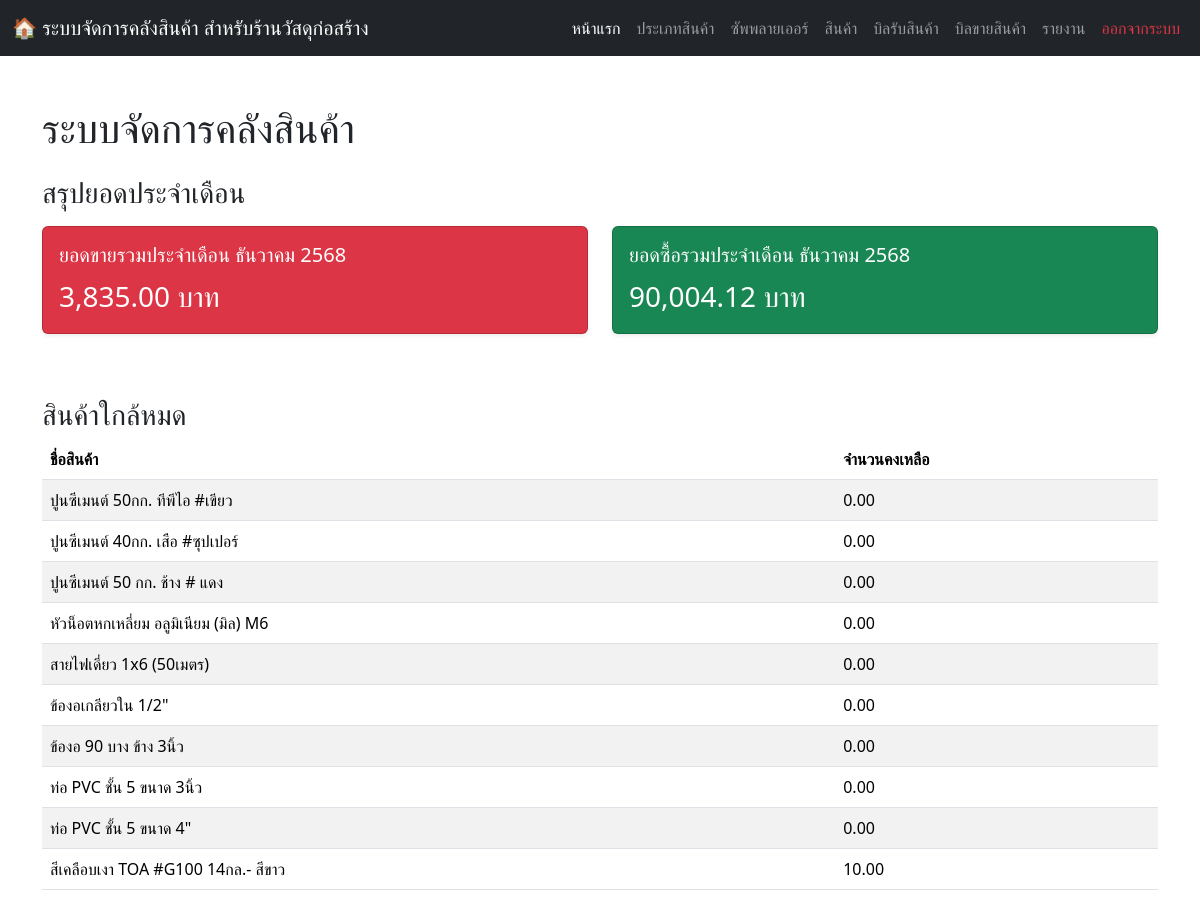
The app's page /homepage.php (signed in) with its own data.
### tables this page shows
CREATE TABLE `products` (
  `product_id` int(11) NOT NULL,
  `product_name` varchar(150) NOT NULL,
  `product_unit` varchar(50) NOT NULL,
  `category_id` int(11) DEFAULT NULL,
  `stock_quantity` decimal(10,2) NOT NULL DEFAULT 0.00,
  `selling_price` decimal(10,2) NOT NULL DEFAULT 0.00,
  `reorder_level` decimal(10,2) NOT NULL DEFAULT 0.00,
  `image_path` varchar(255) DEFAULT NULL
);

### homepage.php (the view, shortened to what this page needs)
<?php
include 'connection.php';
$current_month_sales = $conn->query("SELECT IFNULL(SUM(total_amount), 0) AS total FROM sales WHERE DATE_FORMAT(sale_date, '%Y-%m') = DATE_FORMAT(CURDATE(), '%Y-%m')")->fetch_assoc()['total'];
$current_month_purchases = $conn->query("SELECT IFNULL(SUM(total_amount * 1.07), 0) AS total FROM purchases WHERE DATE_FORMAT(purchase_date, '%Y-%m') = DATE_FORMAT(CURDATE(), '%Y-%m')")->fetch_assoc()['total'];
$thai_months = [
    1 => "มกราคม", 2 => "กุมภาพันธ์", 3 => "มีนาคม",
    4 => "เมษายน", 5 => "พฤษภาคม", 6 => "มิถุนายน",
    7 => "กรกฎาคม", 8 => "สิงหาคม", 9 => "กันยายน",
    10 => "ตุลาคม", 11 => "พฤศจิกายน", 12 => "ธันวาคม"
];
$current_month_number = (int)date('m');
$current_year_buddhist = (int)date('Y') + 543;
$current_month_thai = $thai_months[$current_month_number] . " " . $current_year_buddhist;
?>
<!DOCTYPE html>
<html lang="th">
<head>
    <link rel="stylesheet" href="https://cdn.jsdelivr.net/npm/bootstrap@5.3.2/dist/css/bootstrap.min.css">
    <link rel="stylesheet" href="https://cdn.jsdelivr.net/npm/bootstrap-icons@1.11.3/font/bootstrap-icons.min.css">
</head>
<body>
  <nav class="navbar navbar-expand-lg navbar-dark bg-dark no-print">
    <div class="container-fluid">
      <a class="navbar-brand" href="#">🏠 ระบบจัดการคลังสินค้า สำหรับร้านวัสดุก่อสร้าง</a>
      <div class="collapse navbar-collapse" id="navbarNav">
        <ul class="navbar-nav ms-auto">
          <li class="nav-item"><a class="nav-link active" href="homepage.php">หน้าแรก</a></li>
          <li class="nav-item"><a class="nav-link" href="categories.php">ประเภทสินค้า</a></li>
          <li class="nav-item"><a class="nav-link" href="suppliers.php">ซัพพลายเออร์</a></li>
          <li class="nav-item"><a class="nav-link" href="products.php">สินค้า</a></li>
          <li class="nav-item"><a class="nav-link" href="warehouse_page.php">บิลรับสินค้า</a></li>
          <li class="nav-item"><a class="nav-link" href="warehouse_sale.php">บิลขายสินค้า</a></li>
          <li class="nav-item"><a class="nav-link" href="report.php">รายงาน</a></li>
          <li class="nav-item"><a class="nav-link text-danger" href="logout.php">ออกจากระบบ</a></li>
        </ul>
      </div>
    </div>
  </nav>
  <div class="container my-5">
    <h1 class="mb-4">ระบบจัดการคลังสินค้า</h1>
    <h3 class="mt-4 mb-3">สรุปยอดประจำเดือน</h3>
    <div class="row mb-5">
      <div class="col-md-6 mb-3">
        <div class="card bg-danger text-white shadow-sm">
          <div class="card-body">
            <h5 class="card-title">ยอดขายรวมประจำเดือน <?= $current_month_thai ?></h5>
            <p class="card-text fs-3"><?= number_format($current_month_sales, 2) ?> บาท</p>
          </div>
        </div>
      </div>
      <div class="col-md-6 mb-3">
        <div class="card bg-success text-white shadow-sm">
          <div class="card-body">
            <h5 class="card-title">ยอดซื้อรวมประจำเดือน <?= $current_month_thai ?></h5>
            <p class="card-text fs-3"><?= number_format($current_month_purchases, 2) ?> บาท</p>
          </div>
        </div>
      </div>
    </div>
    <h3 class="mt-4">สินค้าใกล้หมด</h3>
    <table class="table table-striped">
      <thead>
        <tr>
          <th>ชื่อสินค้า</th>
          <th>จำนวนคงเหลือ</th>
        </tr>
      </thead>
      <tbody>
        <?php
      $sql = "SELECT
                p.product_name,
                p.stock_quantity,
                p.product_unit
              FROM products p
              WHERE p.stock_quantity <= p.reorder_level
              ORDER BY p.stock_quantity ASC";
      $result = $conn->query($sql);
      if ($result->num_rows > 0) {
          while ($row = $result->fetch_assoc()) {
              echo "<tr>
                      <td>" . htmlspecialchars($row['product_name']) . "</td>
                      <td>" . number_format($row['stock_quantity'], 2) . " " . htmlspecialchars($row['product_unit']) . "</td>
                    </tr>";
          }
      } else {
          echo "<tr><td colspan='3' class='text-center text-muted'>ไม่มีสินค้าใกล้หมด</td></tr>";
      }
        ?>
      </tbody>
    </table>
  </div>
</body>
</html>

### records on screen
products: product_name "ปูนซีเมนต์ 50กก. ทีพีไอ #เขียว", stock_quantity "0.00"
products: product_name "ปูนซีเมนต์ 40กก. เสือ #ซุปเปอร์", stock_quantity "0.00"
products: product_name "ปูนซีเมนต์ 50 กก. ช้าง # แดง", stock_quantity "0.00"
products: product_name "หัวน็อตหกเหลี่ยม อลูมิเนียม (มิล) M6", stock_quantity "0.00"
products: product_name "สายไฟเดี่ยว 1x6 (50เมตร)", stock_quantity "0.00"
products: product_name "ข้องอเกลียวใน 1/2\"", stock_quantity "0.00"
products: product_name "ข้องอ 90 บาง ข้าง 3นิ้ว", stock_quantity "0.00"
products: product_name "ท่อ PVC ชั้น 5 ขนาด 3นิ้ว", stock_quantity "0.00"
products: product_name "ท่อ PVC ชั้น 5 ขนาด 4\"", stock_quantity "0.00"
products: product_name "สีเคลือบเงา TOA #G100 14กล.- สีขาว", stock_quantity "10.00"

### other values on screen
$current_month_sales "3,835.00"
$current_month_purchases "90,004.12"
